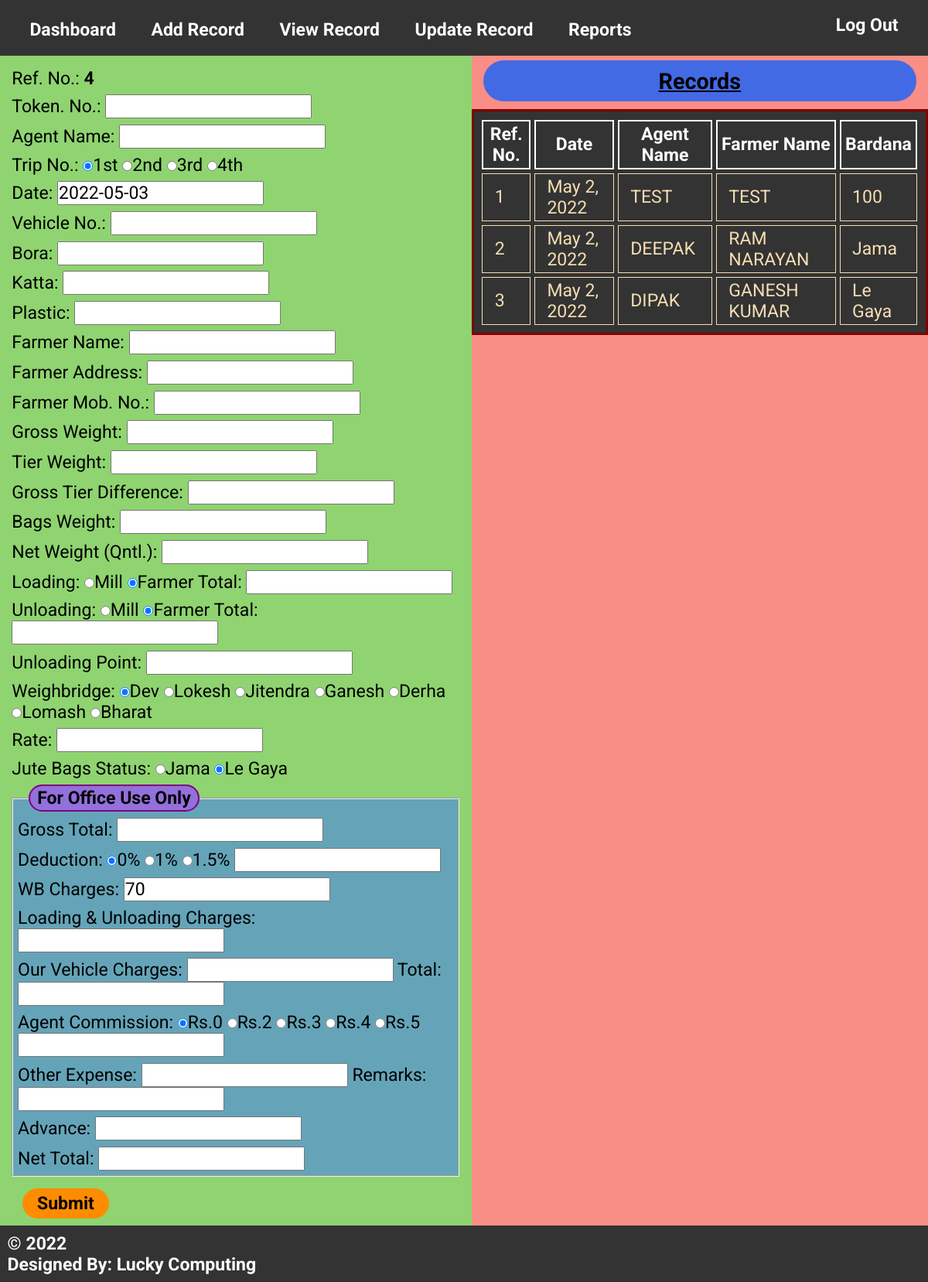
The page /add_record on the database its author committed.
### PaddyPurchase/models.py (models this page shows)
class PaddyPurchase(models.Model):
    ref_no = models.IntegerField(primary_key='true')
    token_no = models.CharField(max_length=8)
    agent_name = models.CharField(max_length=20)
    trip_no = models.IntegerField()
    date = models.DateField()
    vehicle_no = models.CharField(max_length=10)
    jute75 = models.IntegerField()  # Bora
    jute40 = models.IntegerField()  # Katta
    plastic40 = models.IntegerField()   # Plastic
    farmer_name = models.CharField(max_length=20)
    farmer_address = models.CharField(max_length=20)
    farm_mob = models.CharField(max_length=10)
    gross_weight = models.IntegerField()
    tier_weight = models.IntegerField()
    gt_weight = models.IntegerField()   # gt_weight = Gross Weight - Tier Weight
    bags_weight = models.IntegerField()  # Bora Weight
    net_weight = models.FloatField()
    loading = models.IntegerField()
    unloading = models.IntegerField()
    unloading_point = models.CharField(max_length=30)
    wb_operator = models.CharField(max_length=10)   # Dharamkanta Operator
    rate = models.IntegerField()
    jute_bags = models.CharField(max_length=12)  # Status of Bardana - Jama OR Le Gaya
    gross_total = models.IntegerField()
    deduction = models.IntegerField()     # Full & Final On Site Payment Deduction
    wb_charges = models.IntegerField()    # Dharamkanta Rate
    lo_unlo_charges = models.IntegerField()   # Hemali
    our_vehicle_charges = models.IntegerField()
    agent_commission = models.IntegerField()
    other_exp = models.IntegerField()
    other_exp_remark = models.CharField(max_length=50)
    advance = models.IntegerField()
    net_total = models.IntegerField()

### PaddyPurchase/views.py (the view)
# urls.py: path('add_record', views.add_record, name="add_record"),
def add_record(request):
    dbRecords = PaddyPurchase.objects.all()
    var_ref_no = PaddyPurchase.objects.latest('ref_no')
    var_ref_no_value = var_ref_no.ref_no + 1
    dbRecords_dict = {
        'PaddyPurchase': dbRecords,
        'ref_no': var_ref_no_value
    }
    return render(request, 'add_record.html', dbRecords_dict)

### templates/add_record.html (shortened to what this page needs)
<!DOCTYPE html>
{% extends 'base.html' %}
{% load static %}
    {% block additional_css %}
        <link rel="stylesheet" href="{% static 'css/add.css' %}">
    {% endblock %}
{% block body %}
    <div class="bodyContainer">
        <form action="save" method="POST" id="form">
            <div class="formElements">
                <label for="ref_no">Ref. No.:
                    <strong>{{ ref_no }}</strong>
                </label>
            </div>
            <div class="formElements">
                <label for="token_no">Token. No.:
                    <input type="text" name="token_no" id="token_no" maxlength="8">
                </label>
            </div>
            <div class="formElements">
                <label for="agent_name">Agent Name:
                    <input type="text" name="agent_name" id="agent_name" maxlength="20">
                </label>
            </div>
            <div class="formElements">
                <label for="trip">Trip No.:
                    <label for="trip_no1"><input type="radio" name="trip_no" id="trip_no1" value="1" checked>1st</label>
                    <label for="trip_no2"><input type="radio" name="trip_no" id="trip_no2" value="2">2nd</label>
                    <label for="trip_no3"><input type="radio" name="trip_no" id="trip_no3" value="3">3rd</label>
                    <label for="trip_no4"><input type="radio" name="trip_no" id="trip_no4" value="4">4th</label>
                </label>
            </div>
            <div class="formElements">
                <label for="date">Date:
                    <input type="text" name="date" id="date" readonly>
                </label>
            </div>
            <div class="formElements">
                <label for="vehicle_no">Vehicle No.:
                    <input type="text" name="vehicle_no" id="vehicle_no" maxlength="10">
                </label>
            </div>
            <div class="formElements">
                <label for="jute75">Bora:
                    <input type="number" name="jute75" id="jute75">
                </label>
            </div>
            <div class="formElements">
                <label for="jute40">Katta:
                    <input type="number" name="jute40" id="jute40">
                </label>
            </div>
            <div class="formElements">
                <label for="plastic40">Plastic:
                    <input type="number" name="plastic40" id="plastic40">
                </label>
            </div>
            <div class="formElements">
                <label for="farmer_name">Farmer Name:
                    <input type="text" name="farmer_name" id="farmer_name" maxlength="20">
                </label>
            </div>
            <div class="formElements">
                <label for="farmer_address">Farmer Address:
                    <input type="text" name="farmer_address" id="farmer_address" maxlength="20">
                </label>
            </div>
            <div class="formElements">
                <label for="farmer_mob">Farmer Mob. No.:
                    <input type="text" name="farmer_mob" id="farmer_mob" maxlength="10">
                </label>
            </div>
            <div class="formElements">
                <label for="gross_weight">Gross Weight:
                    <input type="number" name="gross_weight" id="gross_weight">
                </label>
            </div>
            <div class="formElements">
                <label for="tier_weight">Tier Weight:
                    <input type="number" name="tier_weight" id="tier_weight" onblur="trio_call()">
                </label>
            </div>
            <div class="formElements">
                <label for="gt_weight">Gross Tier Difference:
                    <input type="number" name="gt_weight" id="gt_weight" readonly>
                </label>
            </div>
            <div class="formElements">
                <label for="bags_weight">Bags Weight:
                    <input type="number" name="bags_weight" id="bags_weight" readonly>
                </label>
            </div>
            <div class="formElements">
                <label for="net_weight">Net Weight (Qntl.):
                    <input type="number" name="net_weight" id="net_weight" readonly>
                </label>
            </div>
            <div class="formElements">
                <label for="loading">Loading:
                    <input type="radio" name="loading_radio" id="loading_mill" onfocus="load()">Mill
                    <input type="radio" name="loading_radio" id="loading_farmer" checked onblur="load_total()">Farmer
                    Total: <input type="number" name="loading" id="loading" readonly>
                </label>
            </div>
            <div class="formElements">
                <label for="unloading">Unloading:
                    <input type="radio" name="unloading_radio" id="unloading_mill" onfocus="unload()">Mill
                    <input type="radio" name="unloading_radio" id="unloading_farmer" checked onblur="unload_total()">Farmer
                    Total: <input type="number" name="unloading" id="unloading" readonly>
                </label>
            </div>
            <div class="formElements">
                <label for="unloading_point">Unloading Point:
                    <input type="text" name="unloading_point" id="unloading_point" maxlength="30">
                </label>
            </div>
            <div class="formElements">
                <label for="wb">Weighbridge:
                    <label for="wb_operator_dev"><input type="radio" name="wb_operator" id="wb_operator_dev"
                                                        value="Dev" checked>Dev</label>
                    <label for="wb_operator_lokesh"><input type="radio" name="wb_operator" id="wb_operator_lokesh"
                                                           value="Lokesh">Lokesh</label>
                    <label for="wb_operator_jitendra"><input type="radio" name="wb_operator" id="wb_operator_jitendra"
                                                             value="Jitedra">Jitendra</label>
                    <label for="wb_operator_ganesh"><input type="radio" name="wb_operator" id="wb_operator_ganesh"
                                                           value="Ganesh">Ganesh</label>
                    <label for="wb_operator_derha"><input type="radio" name="wb_operator" id="wb_operator_derha"
                                                          value="Derha">Derha</label>
                    <label for="wb_operator_lomash"><input type="radio" name="wb_operator" id="wb_operator_lomash"
                                                           value="Loamsh">Lomash</label>
                    <label for="wb_operator_bharat"><input type="radio" name="wb_operator" id="wb_operator_bharat"
                                                           value="Bharat">Bharat</label>
                </label>
            </div>
            <div class="formElements">
                <label for="rate">Rate:
                    <input type="number" name="rate" id="rate" onblur="gross_total_calc(); hemali_calc()">
                </label>
            </div>
            <div class="formElements">
                <label for="weighbridge">Jute Bags Status:
                    <label for="weighbridge_operator_jama"><input type="radio" name="jute_bags"
                                                                  id="weighbridge_operator_jama"
                                                                  value="Jama">Jama</label>
                    <label for="weighbridge_operator_le"><input type="radio" name="jute_bags"
                                                                id="weighbridge_operator_le" value="Le Gaya" checked>Le
                        Gaya</label>
                </label>
            </div>
            <div>
                <fieldset>
                    <legend id="legend">For Office Use Only</legend>
                    <div class="formElements">
                        <label for="gross_total">Gross Total:
                            <input type="number" name="gross_total" id="gross_total" readonly>
                        </label>
                    </div>
                    <div class="formElements">
                        <label for="deduction">Deduction:
                            <label for="deduction0"></label><input type="radio" name="deduction" id="deduction0"
                                                                   onchange="deduct()" checked>0%
                            <label for="deduction1"></label><input type="radio" name="deduction" id="deduction1"
                                                                   onchange="deduct()">1%
                            <label for="deduction1_5"></label><input type="radio" name="deduction" id="deduction1_5"
                                                                     onchange="deduct()">1.5%
                            <input type="number" name="deduction" id="deduction" readonly required>
                        </label>
                    </div>
                    <div class="formElements">
                        <label for="wb_charges">WB Charges:
                            <input type="number" name="wb_charges" id="wb_charges" readonly value="70">
                        </label>
                    </div>
                    <div class="formElements">
                        <label for="lo_unlo_charges">Loading & Unloading Charges:
                            <input type="number" name="lo_unlo_charges" id="lo_unlo_charges" readonly>
                        </label>
                    </div>
                    <div class="formElements">
                        <label for="our_vehicle_charges">Our Vehicle Charges:
                            <input type="number" name="our_vehicle_charges" id="our_vehicle_charges"
                                   onchange="vehicle_rent_calc()">
                            Total: <input type="number" name="our_vehicle_charges_total" id="our_vehicle_charges_total"
                                          readonly>
                        </label>
                    </div>
                    <div class="formElements">
                        <label for="agent_commission_total">Agent Commission:
                            <label for="0"></label><input type="radio" name="agent_commission" id="0" checked
                                                          onchange="agent_commission_cal()">Rs.0
                            <label for="2"></label><input type="radio" name="agent_commission" id="2"
                                                          onchange="agent_commission_cal()">Rs.2
                            <label for="3"></label><input type="radio" name="agent_commission" id="3"
                                                          onchange="agent_commission_cal()">Rs.3
                            <label for="4"></label><input type="radio" name="agent_commission" id="4"
                                                          onchange="agent_commission_cal()">Rs.4
                            <label for="5"></label><input type="radio" name="agent_commission" id="5"
                                                          onchange="agent_commission_cal()">Rs.5
                            <input type="number" name="agent_commission_total" id="agent_commission_total" readonly
                                   required>
                        </label>
                    </div>
                    <div class="formElements">
                        <label for="other_exp">Other Expense:
                            <input type="number" name="other_exp" id="other_exp">
                            Remarks: <input type="text" name="other_exp_remark" id="other_exp_remark">
                        </label>
                    </div>
                    <div class="formElements">
                        <label for="advance">Advance:
                            <input type="number" name="advance" id="advance" onblur="net_total_calc()">
                        </label>
                    </div>
                    <div class="formElements">
                        <label for="net_total">Net Total:
                            <input type="number" name="net_total" id="net_total" readonly required>
                        </label>
                    </div>
                </fieldset>
            </div>
            <div>
                <input type="submit" class="btn">
            </div>
        </form>
        <div class="records">
            <h2 id="heading">Records</h2>
            <table class="tbl">
                <tr>
                    <th>Ref. No.</th>
                    <th>Date</th>
                    <th>Agent Name</th>
                    <th>Farmer Name</th>
                    <th>Bardana</th>
                </tr>
                {% for column in PaddyPurchase %}
                    <tr>
                        <td>{{ column.ref_no }}</td>
                        <td>{{ column.date }}</td>
                        <td>{{ column.agent_name }}</td>
                        <td>{{ column.farmer_name }}</td>
                        <td>{{ column.jute_bags }}</td>
                    </tr>
                {% endfor %}
            </table>
        </div>
    </div>
{% endblock %}

### static/css/base.css (style rules this page uses)
* { margin: 0; padding: 0; font-family: 'Roboto', sans-serif; }

### static/css/add.css (style rules this page uses)
* { margin: 0; padding: 0; font-size: 1.2rem; }
.bodyContainer { display: flex; }
#form { width: 50vw; background-color: rgba(131, 208, 97, 0.9); padding: 0.5rem; }
.formElements { margin: 0.2rem; padding: 0.1rem; }
#legend { margin: 0.1rem 1rem; padding: 0.1rem 0.5rem; border: 2px solid purple; border-radius: 33px; font-weight: bold; background-color: mediumpurple; }
fieldset { margin: 0.3rem; background-color: rgba(74, 134, 232, 0.6); }
.btn { margin: 0.5rem 1rem 0 1rem; padding: 0.3rem 1rem; font-weight: bolder; border: none; border-radius: 33px; background-color: darkorange; color: black; }
.records { display: inline-block; background-color: rgba(244, 67, 54, 0.6); width: 50vw; }
#heading { text-align: center; font-size: 1.5rem; text-decoration: underline; padding: 0.5rem; margin: 0.3rem 0.8rem; background-color: rgba(48, 103, 240, 0.9); border-radius: 33px; }
.tbl { border: 0.2rem solid maroon; padding: 0.3rem; margin: 0.5rem auto; background-color: #333333; border-spacing: 5px; }
th { border: 2px solid white; padding: 3px; color: white; }
td { color: wheat; border: 1px solid wheat; padding: 3px 0.8rem; }

### rows shown on the page
PaddyPurchase: ref_no "1", date "May 2, 2022", agent_name "TEST", farmer_name "TEST", jute_bags "100"
PaddyPurchase: ref_no "2", date "May 2, 2022", agent_name "DEEPAK", farmer_name "RAM NARAYAN", jute_bags "Jama"
PaddyPurchase: ref_no "3", date "May 2, 2022", agent_name "DIPAK", farmer_name "GANESH KUMAR", jute_bags "Le Gaya"

### other values the page prints
{{ ref_no }} "4"
